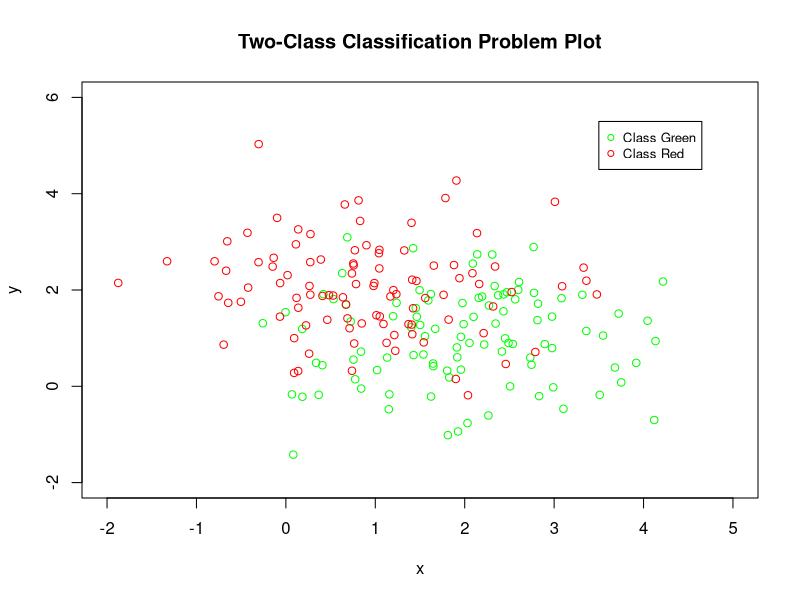

Write the R code that produced this figure.
# Problem 4: Two-Class Classification Problem: Scenario 1

library(MASS)
# (a)
set.seed(2000)
a = c(2,1)
mu_1 = t(a)
sig_1 = matrix(c(1,0,0,1), nrow=2)
bi_var_gauss_1  = mvrnorm(100, mu_1, sig_1)
#plot(density(bi_var_gauss_1))
b = c(1,2)
mu_2 = t(b)
sig_2 = matrix(c(1,0,0,1), nrow=2)
bi_var_gauss_2  = mvrnorm(100, mu_2, sig_2)

training_two_class = rbind(bi_var_gauss_1, bi_var_gauss_2)
#Save training dataset for future
save(training_two_class, file="training_two_class.RData")

# (b)
plot(bi_var_gauss_1, col="green", xlim=c(-2,5), ylim=c(-2,6), xlab = "x", ylab = "y", main="Two-Class Classification Problem Plot")
points(bi_var_gauss_2, col="red") # points() used to plot on the existing plot
legend(x=3.5,y=5.5,legend=c("Class Green","Class Red"),cex=.8,col=c("green","red"),pch=c(1,1))

# (c) Generating Test dataset for future
set.seed(2014)
a = c(2,1)
mu_test1 = t(a)
sig_test1 = matrix(c(1,0,0,1), nrow=2)
bi_var_gauss_test1  = mvrnorm(500, mu_test1, sig_test1)

b = c(1,2)
mu_test2 = t(b)
sig_test2 = matrix(c(1,0,0,1), nrow=2)
bi_var_gauss_test2  = mvrnorm(500, mu_test2, sig_test2)
testing_two_class = rbind(bi_var_gauss_test1, bi_var_gauss_test2)
#Saving testing data for future
save(testing_two_class, file="testing_two_class.RData")